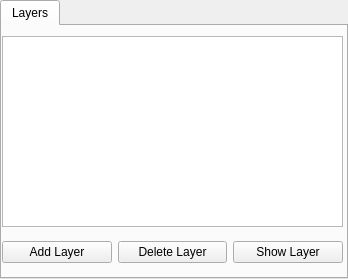
<?xml version="1.0" encoding="UTF-8"?>
<ui version="4.0">
 <class>attributeTabWidget</class>
 <widget class="QTabWidget" name="attributeTabWidget">
  <property name="geometry">
   <rect>
    <x>0</x>
    <y>0</y>
    <width>348</width>
    <height>279</height>
   </rect>
  </property>
  <property name="windowTitle">
   <string>TabWidget</string>
  </property>
  <property name="currentIndex">
   <number>0</number>
  </property>
  <widget class="QWidget" name="layerTab">
   <attribute name="title">
    <string>Layers</string>
   </attribute>
   <widget class="QListWidget" name="layerListWidget">
    <property name="geometry">
     <rect>
      <x>0</x>
      <y>10</y>
      <width>341</width>
      <height>191</height>
     </rect>
    </property>
   </widget>
   <widget class="QWidget" name="layoutWidget">
    <property name="geometry">
     <rect>
      <x>0</x>
      <y>210</y>
      <width>341</width>
      <height>32</height>
     </rect>
    </property>
    <layout class="QHBoxLayout" name="horizontalLayout">
     <item>
      <widget class="QPushButton" name="addButton">
       <property name="text">
        <string>Add Layer</string>
       </property>
      </widget>
     </item>
     <item>
      <widget class="QPushButton" name="deleteButton">
       <property name="text">
        <string>Delete Layer</string>
       </property>
      </widget>
     </item>
     <item>
      <widget class="QPushButton" name="showButton">
       <property name="text">
        <string>Show Layer</string>
       </property>
      </widget>
     </item>
    </layout>
   </widget>
  </widget>
 </widget>
 <resources/>
 <connections/>
</ui>
